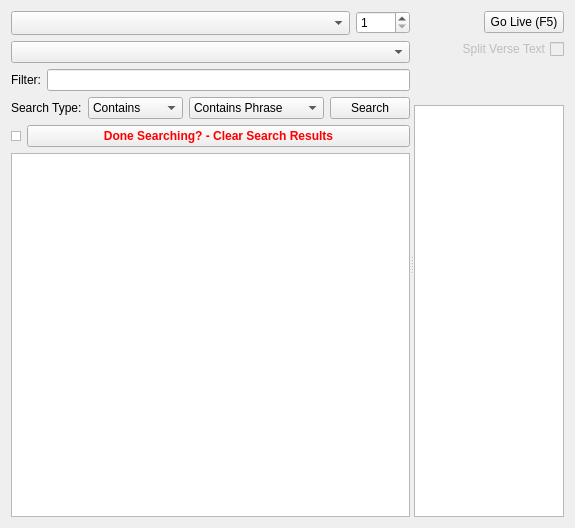
<?xml version="1.0" encoding="UTF-8"?>
<ui version="4.0">
 <class>SongWidget</class>
 <widget class="QWidget" name="SongWidget">
  <property name="geometry">
   <rect>
    <x>0</x>
    <y>0</y>
    <width>575</width>
    <height>528</height>
   </rect>
  </property>
  <property name="sizePolicy">
   <sizepolicy hsizetype="Preferred" vsizetype="Preferred">
    <horstretch>0</horstretch>
    <verstretch>0</verstretch>
   </sizepolicy>
  </property>
  <property name="minimumSize">
   <size>
    <width>400</width>
    <height>0</height>
   </size>
  </property>
  <property name="windowTitle">
   <string>Form</string>
  </property>
  <layout class="QHBoxLayout" name="horizontalLayout_6">
   <item>
    <widget class="QSplitter" name="splitter">
     <property name="orientation">
      <enum>Qt::Horizontal</enum>
     </property>
     <property name="childrenCollapsible">
      <bool>false</bool>
     </property>
     <widget class="QWidget" name="layoutWidget">
      <layout class="QVBoxLayout" name="verticalLayout">
       <item>
        <layout class="QHBoxLayout" name="horizontalLayout_4" stretch="10,0">
         <item>
          <widget class="QComboBox" name="songbook_menu">
           <property name="toolTip">
            <string>Use this menu to show only songs beloning to a particular Songbook</string>
           </property>
           <property name="statusTip">
            <string>Select Songbook to use</string>
           </property>
           <property name="sizeAdjustPolicy">
            <enum>QComboBox::AdjustToMinimumContentsLengthWithIcon</enum>
           </property>
           <property name="duplicatesEnabled">
            <bool>true</bool>
           </property>
          </widget>
         </item>
         <item>
          <widget class="QSpinBox" name="song_num_spinbox">
           <property name="toolTip">
            <string>Selects a song by the number in the selected Songbook</string>
           </property>
           <property name="minimum">
            <number>1</number>
           </property>
           <property name="maximum">
            <number>2800</number>
           </property>
           <property name="value">
            <number>1</number>
           </property>
          </widget>
         </item>
        </layout>
       </item>
       <item>
        <widget class="QComboBox" name="comboBoxCategory"/>
       </item>
       <item>
        <layout class="QHBoxLayout" name="horizontalLayout_3">
         <item>
          <widget class="QLabel" name="labelFilter">
           <property name="text">
            <string>Filter:</string>
           </property>
           <property name="alignment">
            <set>Qt::AlignRight|Qt::AlignTrailing|Qt::AlignVCenter</set>
           </property>
          </widget>
         </item>
         <item>
          <widget class="QLineEdit" name="lineEditSearch">
           <property name="enabled">
            <bool>true</bool>
           </property>
           <property name="minimumSize">
            <size>
             <width>125</width>
             <height>0</height>
            </size>
           </property>
           <property name="toolTip">
            <string>Use this field to limit the display of the songs to only the ones that contain the specified text in the song title or song number</string>
           </property>
          </widget>
         </item>
        </layout>
       </item>
       <item>
        <layout class="QHBoxLayout" name="horizontalLayout_5">
         <item>
          <widget class="QLabel" name="labelSearchType">
           <property name="text">
            <string>Search Type:</string>
           </property>
          </widget>
         </item>
         <item>
          <widget class="QComboBox" name="comboBoxFilterType">
           <property name="sizePolicy">
            <sizepolicy hsizetype="MinimumExpanding" vsizetype="Fixed">
             <horstretch>0</horstretch>
             <verstretch>0</verstretch>
            </sizepolicy>
           </property>
           <item>
            <property name="text">
             <string>Contains</string>
            </property>
           </item>
           <item>
            <property name="text">
             <string>Begins</string>
            </property>
           </item>
           <item>
            <property name="text">
             <string>Exact Match</string>
            </property>
           </item>
          </widget>
         </item>
         <item>
          <widget class="QComboBox" name="comboBoxSearchType">
           <property name="sizePolicy">
            <sizepolicy hsizetype="MinimumExpanding" vsizetype="Fixed">
             <horstretch>0</horstretch>
             <verstretch>0</verstretch>
            </sizepolicy>
           </property>
           <item>
            <property name="text">
             <string>Contains Phrase</string>
            </property>
           </item>
           <item>
            <property name="text">
             <string>Contains Word Phrase</string>
            </property>
           </item>
           <item>
            <property name="text">
             <string>Line Begins</string>
            </property>
           </item>
           <item>
            <property name="text">
             <string>Contains Any Word</string>
            </property>
           </item>
           <item>
            <property name="text">
             <string>Contains All Words</string>
            </property>
           </item>
          </widget>
         </item>
         <item>
          <widget class="QPushButton" name="pushButtonSearch">
           <property name="text">
            <string>Search</string>
           </property>
           <property name="icon">
            <iconset resource="softprojector.qrc">
             <normaloff>:/icons/icons/search.png</normaloff>:/icons/icons/search.png</iconset>
           </property>
           <property name="shortcut">
            <string>Return</string>
           </property>
          </widget>
         </item>
        </layout>
       </item>
       <item>
        <layout class="QHBoxLayout" name="horizontalLayout_7">
         <item>
          <widget class="QListWidget" name="listWidgetDummy">
           <property name="maximumSize">
            <size>
             <width>10</width>
             <height>10</height>
            </size>
           </property>
           <property name="alternatingRowColors">
            <bool>true</bool>
           </property>
           <property name="spacing">
            <number>5</number>
           </property>
          </widget>
         </item>
         <item>
          <widget class="QPushButton" name="pushButtonClearResults">
           <property name="palette">
            <palette>
             <active>
              <colorrole role="ButtonText">
               <brush brushstyle="SolidPattern">
                <color alpha="255">
                 <red>255</red>
                 <green>0</green>
                 <blue>0</blue>
                </color>
               </brush>
              </colorrole>
             </active>
             <inactive>
              <colorrole role="ButtonText">
               <brush brushstyle="SolidPattern">
                <color alpha="255">
                 <red>255</red>
                 <green>0</green>
                 <blue>0</blue>
                </color>
               </brush>
              </colorrole>
             </inactive>
             <disabled>
              <colorrole role="ButtonText">
               <brush brushstyle="SolidPattern">
                <color alpha="255">
                 <red>120</red>
                 <green>120</green>
                 <blue>120</blue>
                </color>
               </brush>
              </colorrole>
             </disabled>
            </palette>
           </property>
           <property name="font">
            <font>
             <weight>75</weight>
             <bold>true</bold>
            </font>
           </property>
           <property name="text">
            <string>Done Searching? - Clear Search Results</string>
           </property>
          </widget>
         </item>
        </layout>
       </item>
       <item>
        <widget class="QTableView" name="songs_view">
         <property name="selectionMode">
          <enum>QAbstractItemView::SingleSelection</enum>
         </property>
         <property name="selectionBehavior">
          <enum>QAbstractItemView::SelectRows</enum>
         </property>
         <property name="sortingEnabled">
          <bool>true</bool>
         </property>
         <attribute name="horizontalHeaderStretchLastSection">
          <bool>true</bool>
         </attribute>
         <attribute name="verticalHeaderVisible">
          <bool>false</bool>
         </attribute>
         <attribute name="verticalHeaderDefaultSectionSize">
          <number>20</number>
         </attribute>
        </widget>
       </item>
      </layout>
     </widget>
     <widget class="QWidget" name="layoutWidget1">
      <layout class="QVBoxLayout" name="verticalLayout_2">
       <item>
        <layout class="QHBoxLayout" name="horizontalLayout_2" stretch="0,0">
         <item>
          <spacer name="horizontalSpacer_3">
           <property name="orientation">
            <enum>Qt::Horizontal</enum>
           </property>
           <property name="sizeHint" stdset="0">
            <size>
             <width>40</width>
             <height>20</height>
            </size>
           </property>
          </spacer>
         </item>
         <item>
          <widget class="QPushButton" name="btnLive">
           <property name="toolTip">
            <string>Quickly display the selected song on the screen without adding it to playlist first</string>
           </property>
           <property name="text">
            <string>Go Live (F5)</string>
           </property>
           <property name="icon">
            <iconset resource="softprojector.qrc">
             <normaloff>:/icons/icons/go_live.png</normaloff>:/icons/icons/go_live.png</iconset>
           </property>
           <property name="shortcut">
            <string>F5</string>
           </property>
          </widget>
         </item>
        </layout>
       </item>
       <item>
        <widget class="QCheckBox" name="enableSplitVerseCheckBox">
         <property name="enabled">
          <bool>false</bool>
         </property>
         <property name="layoutDirection">
          <enum>Qt::RightToLeft</enum>
         </property>
         <property name="text">
          <string>Split Verse Text</string>
         </property>
        </widget>
       </item>
       <item>
        <widget class="QLabel" name="preview_label"/>
       </item>
       <item>
        <widget class="QLabel" name="label_notes">
         <property name="palette">
          <palette>
           <active>
            <colorrole role="WindowText">
             <brush brushstyle="SolidPattern">
              <color alpha="255">
               <red>255</red>
               <green>0</green>
               <blue>4</blue>
              </color>
             </brush>
            </colorrole>
           </active>
           <inactive>
            <colorrole role="WindowText">
             <brush brushstyle="SolidPattern">
              <color alpha="255">
               <red>255</red>
               <green>0</green>
               <blue>4</blue>
              </color>
             </brush>
            </colorrole>
           </inactive>
           <disabled>
            <colorrole role="WindowText">
             <brush brushstyle="SolidPattern">
              <color alpha="255">
               <red>120</red>
               <green>120</green>
               <blue>120</blue>
              </color>
             </brush>
            </colorrole>
           </disabled>
          </palette>
         </property>
         <property name="font">
          <font>
           <weight>75</weight>
           <bold>true</bold>
          </font>
         </property>
         <property name="text">
          <string/>
         </property>
         <property name="wordWrap">
          <bool>true</bool>
         </property>
        </widget>
       </item>
       <item>
        <widget class="QListWidget" name="listPreview">
         <property name="minimumSize">
          <size>
           <width>150</width>
           <height>0</height>
          </size>
         </property>
         <property name="alternatingRowColors">
          <bool>true</bool>
         </property>
         <property name="spacing">
          <number>5</number>
         </property>
        </widget>
       </item>
      </layout>
     </widget>
    </widget>
   </item>
  </layout>
 </widget>
 <tabstops>
  <tabstop>songbook_menu</tabstop>
  <tabstop>song_num_spinbox</tabstop>
  <tabstop>comboBoxCategory</tabstop>
  <tabstop>lineEditSearch</tabstop>
  <tabstop>comboBoxSearchType</tabstop>
  <tabstop>pushButtonSearch</tabstop>
  <tabstop>listWidgetDummy</tabstop>
  <tabstop>pushButtonClearResults</tabstop>
  <tabstop>songs_view</tabstop>
  <tabstop>listPreview</tabstop>
  <tabstop>btnLive</tabstop>
 </tabstops>
 <resources>
  <include location="softprojector.qrc"/>
 </resources>
 <connections/>
</ui>
